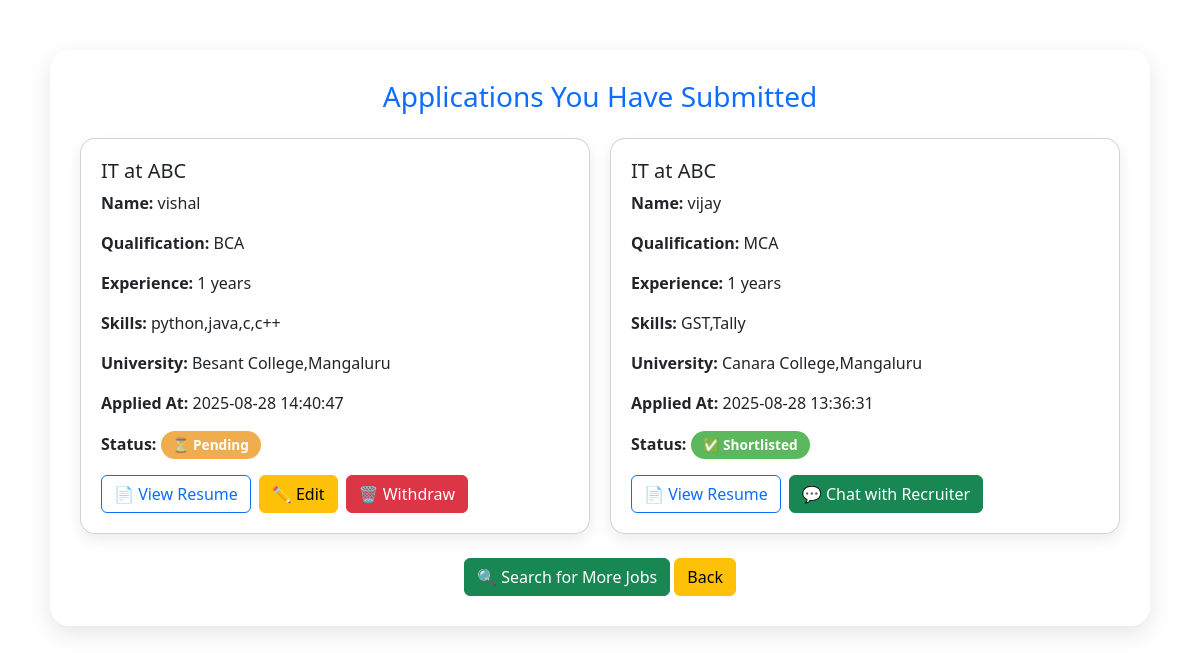
/view-applications-submit (signed in), run on the app's committed database.
### tables this page shows
CREATE TABLE apply (
            id INTEGER PRIMARY KEY AUTOINCREMENT,
            user_id INTEGER, 
            applicant_name TEXT,
            applicant_email TEXT,
            qualification TEXT,
            university TEXT,
            experience INTEGER,
            skills TEXT,
            resume_path TEXT,
            recruiter_id INTEGER,
            job_id INTEGER,
            applied_at TEXT DEFAULT CURRENT_TIMESTAMP,
            status TEXT DEFAULT 'pending',
            FOREIGN KEY(user_id) REFERENCES users(id)
        );

CREATE TABLE job (
            id INTEGER PRIMARY KEY AUTOINCREMENT,
            recruiter_id INTEGER,
            company TEXT NOT NULL,
            designation TEXT NOT NULL,
            experience_required TEXT,
            qualification TEXT,
            skills_required TEXT,
            contact_number TEXT,
            email TEXT,
            posted_at TIMESTAMP DEFAULT CURRENT_TIMESTAMP
        );

### app.py (the view)
@app.route('/view-applications-submit')
def view_applications_submit():
    if 'user_email' not in session:
        return redirect('/login')
    conn = get_db_connection()
    cursor = conn.cursor()
    cursor.execute("""
        SELECT a.*, j.designation, j.company
        FROM apply a
        JOIN job j ON a.job_id = j.id
        WHERE a.applicant_email = ?
        ORDER BY a.applied_at DESC
    """, (session['user_email'],))
    applications = cursor.fetchall()
    conn.close()
    return render_template('view_application_submitted.html', applications=[dict(row) for row in applications])

### app.py (called while the page is built)
def get_db_connection():
    conn = sqlite3.connect('career_counselor.db')
    conn.row_factory = sqlite3.Row
    return conn

### templates/view_application_submitted.html (shortened to what this page needs)
<!DOCTYPE html>
<html lang="en">
<head>
  <link rel="stylesheet" href="https://cdn.jsdelivr.net/npm/bootstrap@5.3.0/dist/css/bootstrap.min.css">
</head>
<body>
  <div class="container container-main">
    <h3 class="text-center text-primary mb-4">Applications You Have Submitted</h3>
    <div class="application-grid">
      {% if applications %}
        {% for app in applications %}
          <div class="card application-card {% if app.status == 'rejected' %}disabled-card{% endif %}">
            <div class="card-body">
              <h5 class="card-title">{{ app.designation }} at {{ app.company }}</h5>
              <p><strong>Name:</strong> {{ app.applicant_name }}</p>
              <p><strong>Qualification:</strong> {{ app.qualification }}</p>
              <p><strong>Experience:</strong> {{ app.experience }} years</p>
              <p><strong>Skills:</strong> {{ app.skills }}</p>
              <p><strong>University:</strong> {{ app.university }}</p>
              <p><strong>Applied At:</strong> {{ app.applied_at[:19] }}</p>
              <p><strong>Status:</strong>
                {% if app.status == 'pending' %}
                  <span class="status-pill status-pending">⏳ Pending</span>
                {% elif app.status == 'rejected' %}
                  <span class="status-pill status-rejected">❌ Rejected</span>
                {% elif app.status == 'shortlisted' %}
                  <span class="status-pill status-shortlisted">✅ Shortlisted</span>
                {% else %}
                  <span class="status-pill bg-secondary">Unknown</span>
                {% endif %}
              </p>
              <div class="d-flex flex-wrap gap-2 mt-3">
                <a href="{{ url_for('static', filename=app.resume_path) }}" target="_blank" class="btn btn-outline-primary resume-btn">
                  📄 View Resume
                </a>
                {% if app.status == 'pending' %}
                  <button class="btn btn-warning" type="button" data-bs-toggle="collapse" data-bs-target="#editForm{{ app.id }}">
                    ✏️ Edit
                  </button>
                  <form method="POST" action="{{ url_for('delete_application_submit', app_id=app.id) }}" style="display:inline;">
                    <button type="submit" class="btn btn-danger" onclick="return confirm('Are you sure you want to Withdraw this application?');">
                      🗑️ Withdraw
                    </button>
                  </form>
                {% endif %}
                {% if app.status == 'shortlisted' %}
                  <a href="{{ url_for('user_chat', recruiter_id=app.recruiter_id) }}" class="btn btn-success">
                    💬 Chat with Recruiter
                  </a>
                {% endif %}
              </div>
            </div>
          </div>
        {% endfor %}
      {% else %}
        <p class="text-muted text-center">You have not submitted any job applications yet.</p>
      {% endif %}
    </div>
    <div class="text-center mt-4">
      <a href="/job-search" class="btn btn-success">🔍 Search for More Jobs</a>
      <a href="/index" class="btn btn-warning">Back</a>
    </div>
  </div>
</body>
</html>

### templates/view_application_submitted.html (style rules this page uses)
body { background: url('https://t3.ftcdn.net/jpg/03/07/12/68/360_F_307126887_reTqmRNNY3V4871sFIRqA9IYbBhMCdkt.jpg') no-repeat center center fixed; background-size: cover; font-family: 'Segoe UI', sans-serif; padding-top: 50px; }
.container-main { max-width: 1100px; margin: auto; padding: 30px; background: rgba(255, 255, 255, 0.95); border-radius: 20px; box-shadow: 0 8px 25px rgba(0,0,0,0.1); }
.application-grid { display: flex; flex-wrap: wrap; gap: 20px; }
.application-card { flex: 1 1 calc(50% - 20px); border-radius: 15px; box-shadow: 0 6px 15px rgba(0,0,0,0.08); animation: fadeSlideIn 0.6s ease-in-out; background: #ffffff; transition: all 0.3s ease-in-out; }
.application-card .card-body { padding: 20px; }
.resume-btn { transition: transform 0.2s ease; }
.status-pill { display: inline-block; padding: 4px 12px; border-radius: 50px; font-size: 0.85rem; font-weight: 600; text-transform: capitalize; color: white; }
.status-pending { background-color: #f0ad4e; }
.status-shortlisted { background-color: #5cb85c; }

### data on the page
apply: designation "IT", company "ABC", applicant_name "vishal", qualification "BCA", experience "1", skills "python,java,c,c++", university "Besant College,Mangaluru", applied_at "2025-08-28 14:40:47", status "⏳ Pending"
apply: designation "IT", company "ABC", applicant_name "vijay", qualification "MCA", experience "1", skills "GST,Tally", university "Canara College,Mangaluru", applied_at "2025-08-28 13:36:31", status "✅ Shortlisted"
